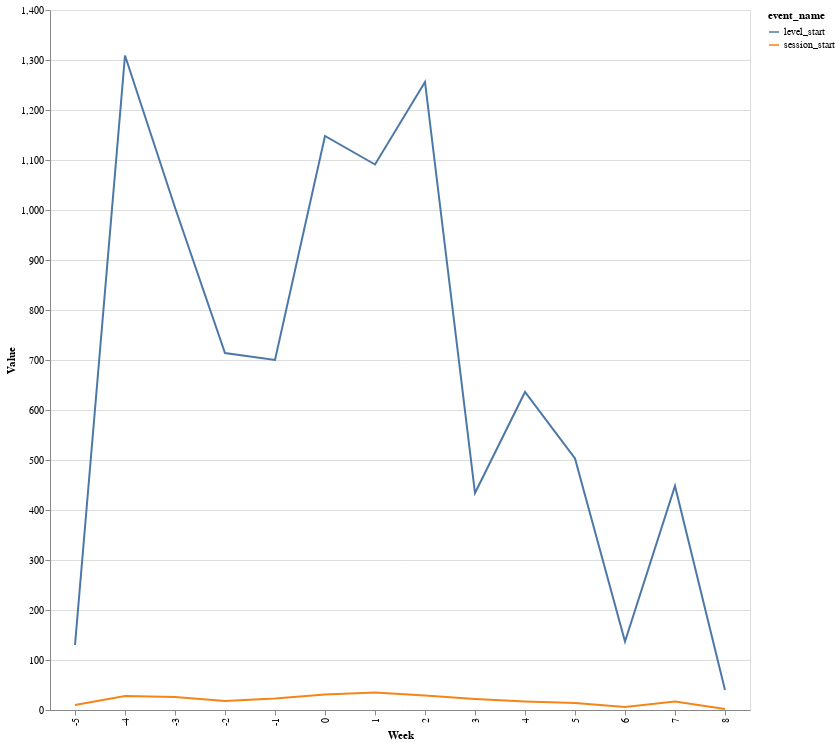

The notebook cell saved with this chart:
### Code cell
# Assuming 'day' is a categorical variable, you can convert it to an ordinal scale
df_single_user['week'] = df_single_user['week'].astype('category').cat.reorder_categories(df_single_user['week'].unique(), ordered=True)

alt.Chart(df_single_user, height=700, width=700).transform_fold(
    ['level_start', 'session_start'],
    as_=['event_name', 'event_count']
).mark_line().encode(
    alt.X('week:N', title='Week'),
    alt.Y('event_count:Q', title='Value'),
    color='event_name:N',
    tooltip=['event_name:N', 'event_count:Q']
)

### Figure 1 — Vega-Lite specification as saved in the notebook (floating-point values rounded to 4 significant figures)
{"config": {"view": {"continuousWidth": 300, "continuousHeight": 300}}, "data": {"name": "data-171a3b7285ba0507358fc44234d34768"}, "mark": {"type": "line"}, "encoding": {"color": {"field": "event_name", "type": "nominal"}, "tooltip": [{"field": "event_name", "type": "nominal"}, {"field": "event_count", "type": "quantitative"}], "x": {"field": "week", "title": "Week", "type": "nominal"}, "y": {"field": "event_count", "title": "Value", "type": "quantitative"}}, "height": 700, "transform": [{"fold": ["level_start", "session_start"], "as": ["event_name", "event_count"]}], "width": 700, "$schema": "https://vega.github.io/schema/vega-lite/v5.14.1.json", "datasets": {"data-171a3b7285ba0507358fc44234d34768": [{"week": -5.0, "level_start": 130, "session_start": 10}, {"week": -4.0, "level_start": 1309, "session_start": 28}, {"week": -3.0, "level_start": 1005, "session_start": 26}, {"week": -2.0, "level_start": 714, "session_start": 18}, {"week": -1.0, "level_start": 700, "session_start": 23}, {"week": 0.0, "level_start": 1148, "session_start": 31}, {"week": 1.0, "level_start": 1091, "session_start": 35}, {"week": 2.0, "level_start": 1256, "session_start": 29}, {"week": 3.0, "level_start": 434, "session_start": 22}, {"week": 4.0, "level_start": 636, "session_start": 17}, {"week": 5.0, "level_start": 503, "session_start": 14}, {"week": 6.0, "level_start": 137, "session_start": 6}, {"week": 7.0, "level_start": 448, "session_start": 17}, {"week": 8.0, "level_start": 40, "session_start": 2}]}}
